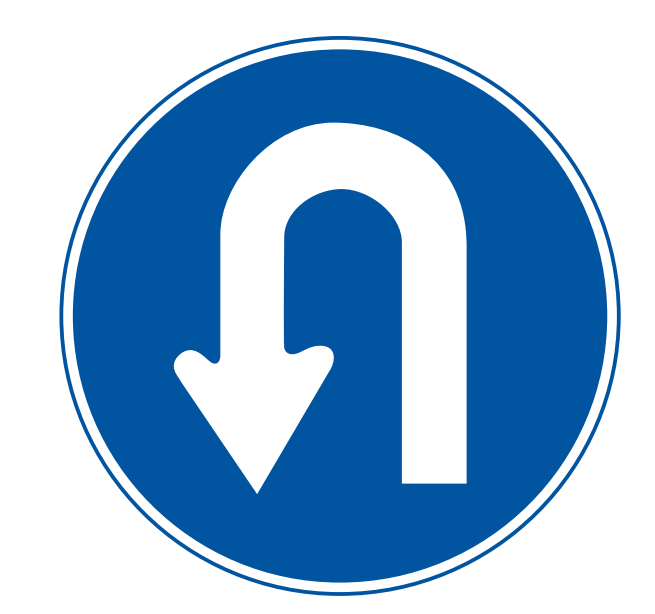
#> input picture HOG + KNN/dd.png, 655 x 614 px
$ python ROItest.py
#> lines starting #> are read from the running program, lines starting #| are printed output that depends on the picture
import numpy as np
import cv2


img = cv2.imread("dd.png");
#> img is the input picture: shape (614, 655, 3); mean B, G, R 213.2, 179.8, 143.3
cv2.imshow("frame", img)
gray = cv2.cvtColor(img, cv2.COLOR_BGR2GRAY)
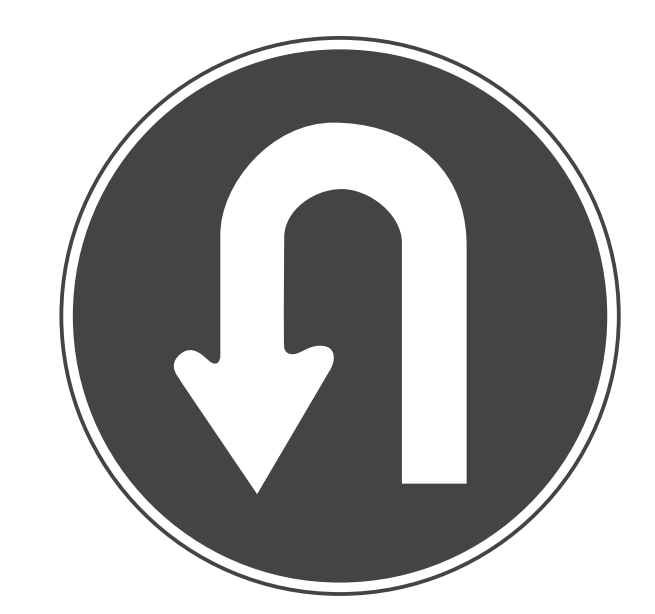
#> gray: shape (614, 655); min 68, max 255, mean 172.7

# dd = gray[0:0, 50:50]
print(gray[0:1, 3:6])
#| [[255 255 255]]

cv2.waitKey(0)

$ run again, with HOG + KNN/crosswalk.png copied over HOG + KNN/dd.png
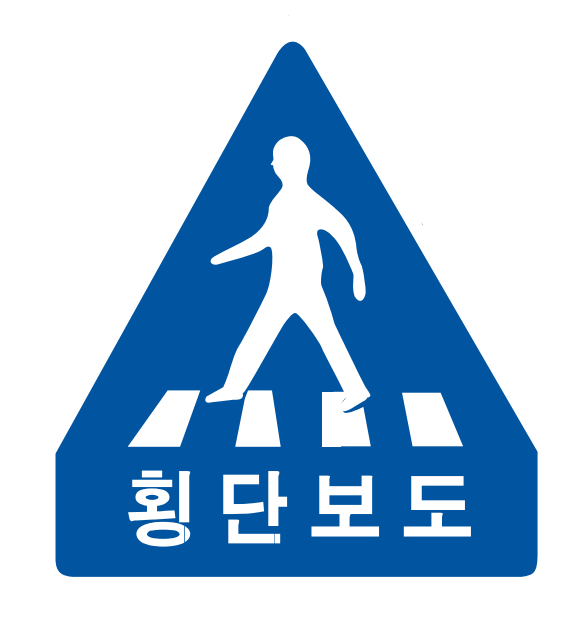
#> input picture HOG + KNN/crosswalk.png, 584 x 634 px
#> img is the input picture: shape (634, 584, 3); mean B, G, R 222, 195.6, 166.8
#> `gray = cv2.cvtColor(img, cv2.COLOR_BGR2GRAY)`:
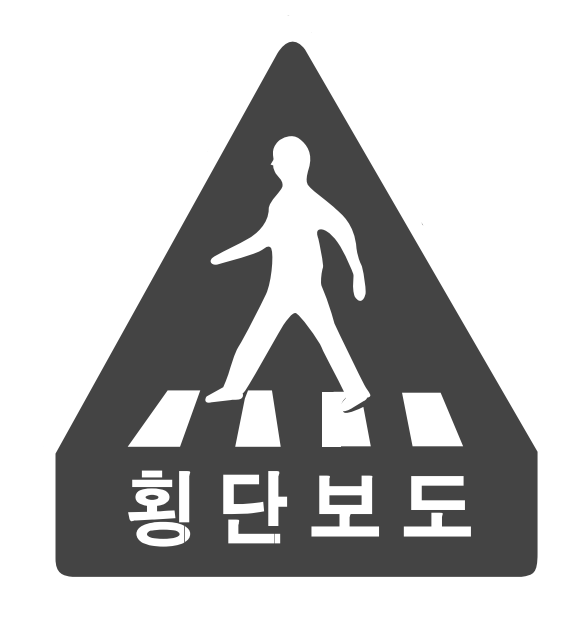
#> gray: shape (634, 584); min 68, max 255, mean 190.1
#| [[255 255 255]]

$ run again, with HOG + KNN/curve.png copied over HOG + KNN/dd.png
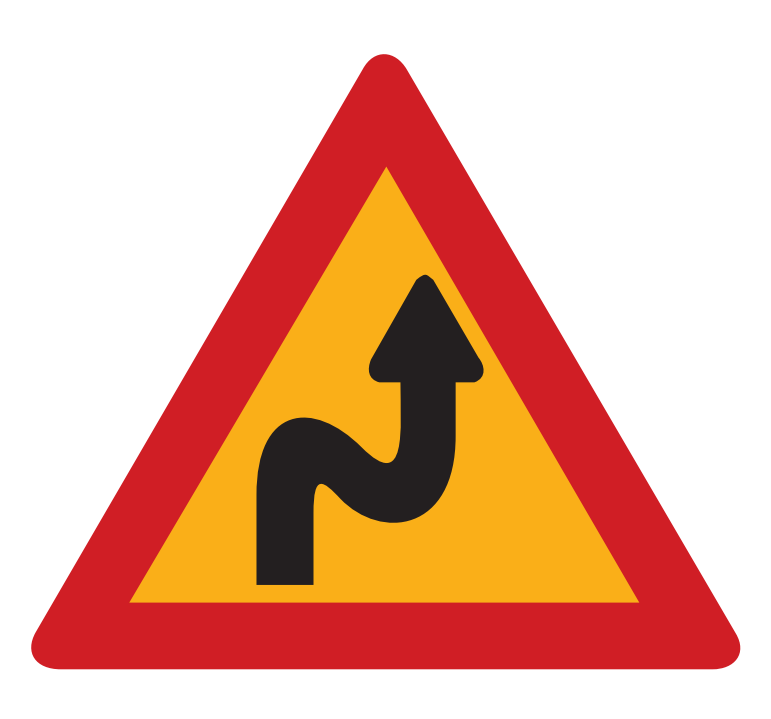
#> input picture HOG + KNN/curve.png, 771 x 719 px
#> img is the input picture: shape (719, 771, 3); mean B, G, R 160.1, 180.9, 232.2
#> `gray = cv2.cvtColor(img, cv2.COLOR_BGR2GRAY)`:
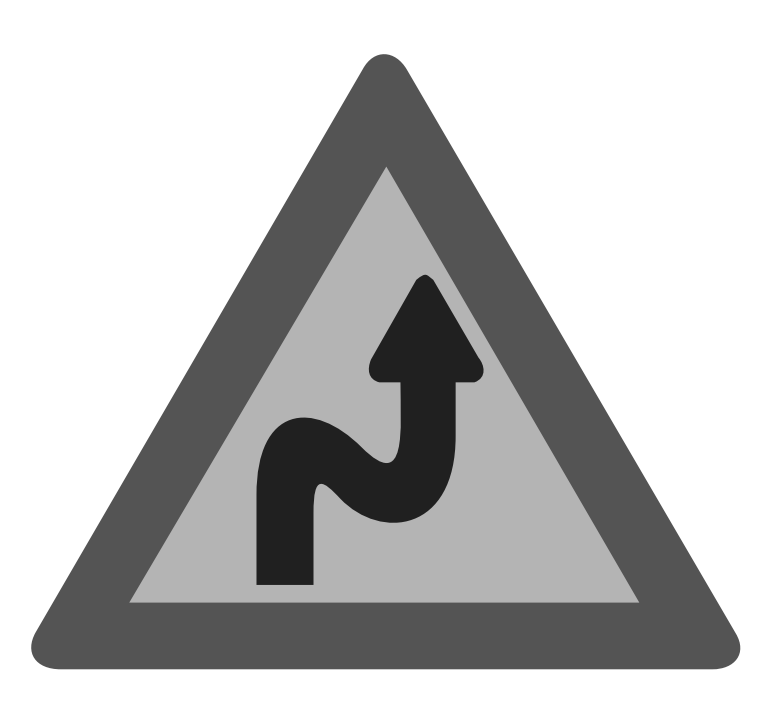
#> gray: shape (719, 771); min 32, max 255, mean 193.8
#| [[255 255 255]]

$ run again, with HOG + KNN/dynamicObstacle.png copied over HOG + KNN/dd.png
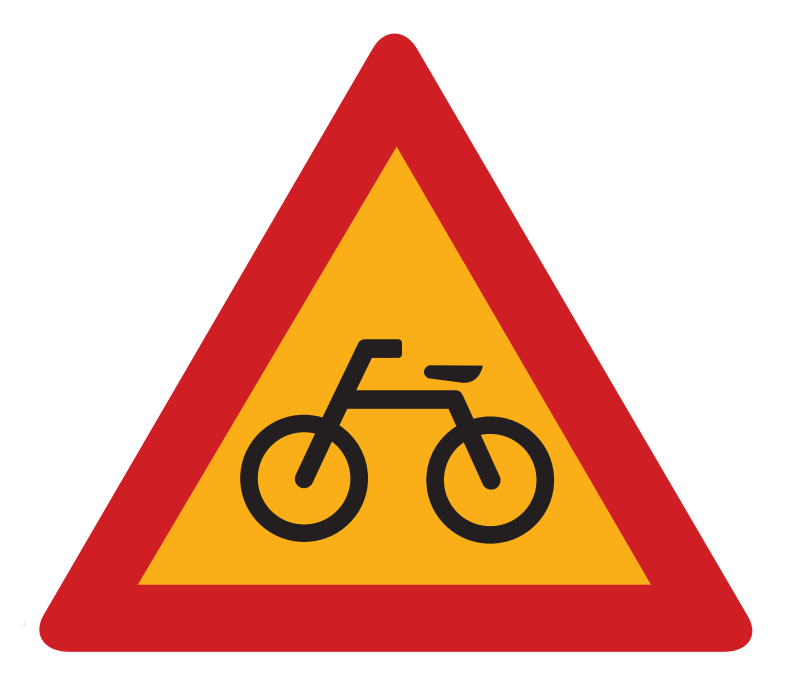
#> input picture HOG + KNN/dynamicObstacle.png, 790 x 691 px
#> img is the input picture: shape (691, 790, 3); mean B, G, R 157.5, 181.6, 235.5
#> `gray = cv2.cvtColor(img, cv2.COLOR_BGR2GRAY)`:
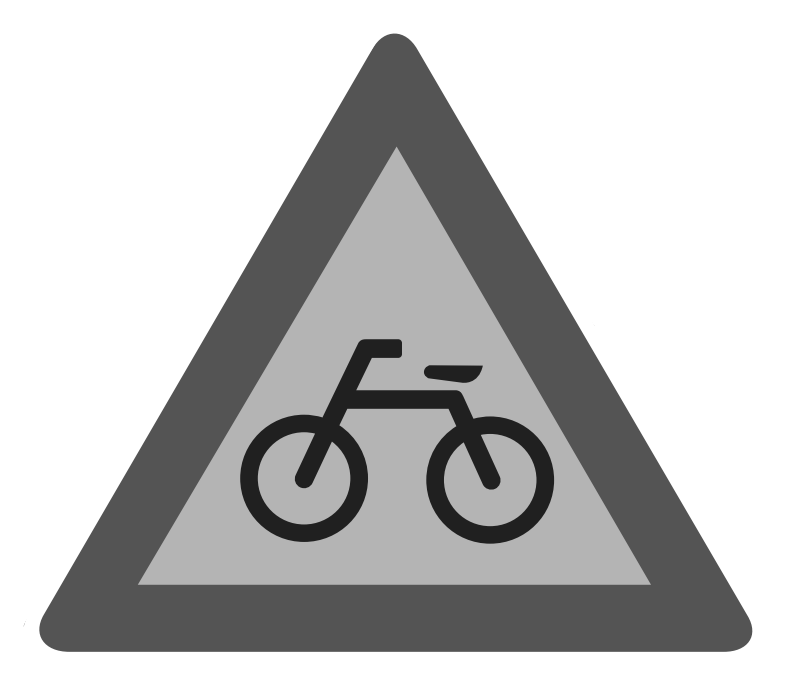
#> gray: shape (691, 790); min 32, max 255, mean 194.9
#| [[255 255 255]]
